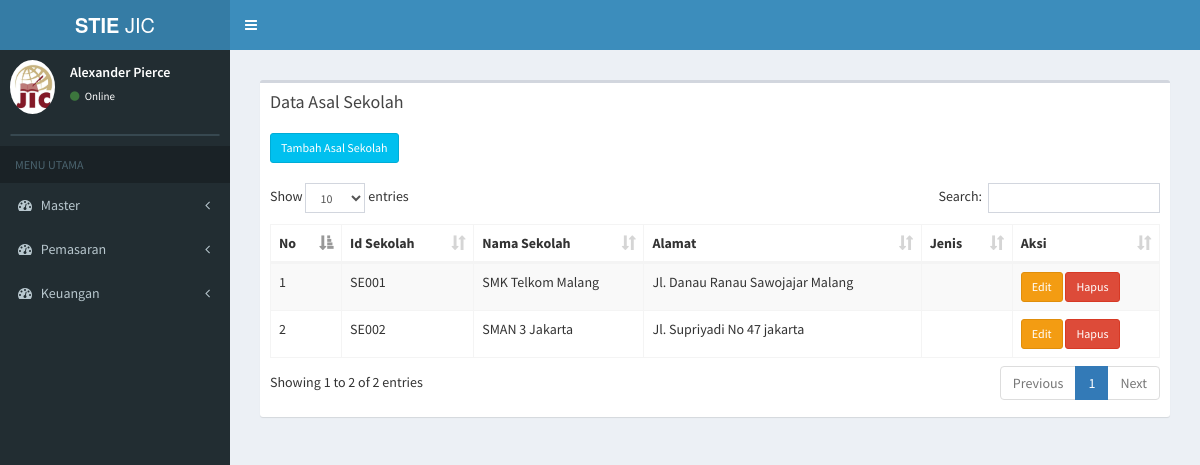
Screenshot of /index.php/master_asal_sekolah with the database file from the repository.
### tables this page shows
CREATE TABLE `tb_sekolah` (
  `id_sekolah` varchar(6) NOT NULL,
  `nama_sekolah` varchar(30) NOT NULL,
  `alamat_sekolah` text NOT NULL,
  `jenis_sekolah` varchar(6) NOT NULL
);

### application/controllers/master_asal_sekolah.php (called while the page is built, shortened)
<?php
class Master_asal_sekolah extends CI_Controller {
	public function __construct()
	{
		$this->load->model('asal_sekolah_model');
	}
	public function index()
	{
			$data['asal_sekolah'] = $this->asal_sekolah_model->get_asal_sekolah();
			$data['main_view'] = 'Asal_sekolah/master_asal_sekolah_view';
			$this->load->view('template', $data);
	}
}

### index.php (called while the page is built, shortened)
<?php
require_once BASEPATH.'core/CodeIgniter.php';

### application/models/asal_sekolah_model.php (called while the page is built, shortened)
<?php
class Asal_sekolah_model extends CI_Model {
	public function get_asal_sekolah(){
		return $this->db->get('tb_sekolah')->result();
	}
}

### application/views/Asal_sekolah/master_asal_sekolah_view.php (the view, shortened to what this page needs)
<section class="content">
      <div class="row">
        <div class="col-xs-12">
          <div class="box">
            <div class="box-header">
              <h3 class="box-title">Data Asal Sekolah</h3>
            </div>
            <div class="box-body">
              <table id="example1" class="table table-bordered table-striped">
              <a href="<?php echo base_url() ?>master_asal_sekolah/page_tambah_asal_sekolah" class="btn btn-info btn-sm" > Tambah Asal Sekolah</a> <br> <br>
                <thead>
                <tr>
                  <th>No</th>
                  <th>Id Sekolah</th>
                  <th>Nama Sekolah</th>
                  <th>Alamat</th>
                  <th>Jenis</th>
                  <th>Aksi</th>
                </tr>
                </thead>
                <tbody>
                <?php
                $no = 0;
                foreach ($asal_sekolah as $data) {
                  echo '
                <tr>
                  <td>'.++$no.'</td>
                  <td>'.$data->id_sekolah.'
                  </td>
                  <td>'.$data->nama_sekolah.'</td>
                  <td>'.$data->alamat_sekolah.'</td>
                  <td>'.$data->jenis_sekolah.'</td>
                  <td>
                      <a href="'.base_url('index.php/master_asal_sekolah/edit_asal_sekolah/'.$data->id_sekolah).'" class="btn btn-warning btn-sm" >Edit </a>
                      <a href="'.base_url('index.php/master_asal_sekolah/hapus_asal_sekolah/'.$data->id_sekolah).'" class="btn btn-danger btn-sm">Hapus</a>
                  </td>
                </tr>
                ';
              }
              ?>
                </tbody>
              </table>
            </div>
          </div>
        </div>
      </div>
    </section>

### rows the page displays
tb_sekolah: id_sekolah "SE001", nama_sekolah "SMK Telkom Malang", alamat_sekolah "Jl. Danau Ranau Sawojajar Malang"
tb_sekolah: id_sekolah "SE002", nama_sekolah "SMAN 3 Jakarta", alamat_sekolah "Jl. Supriyadi No 47 jakarta"
